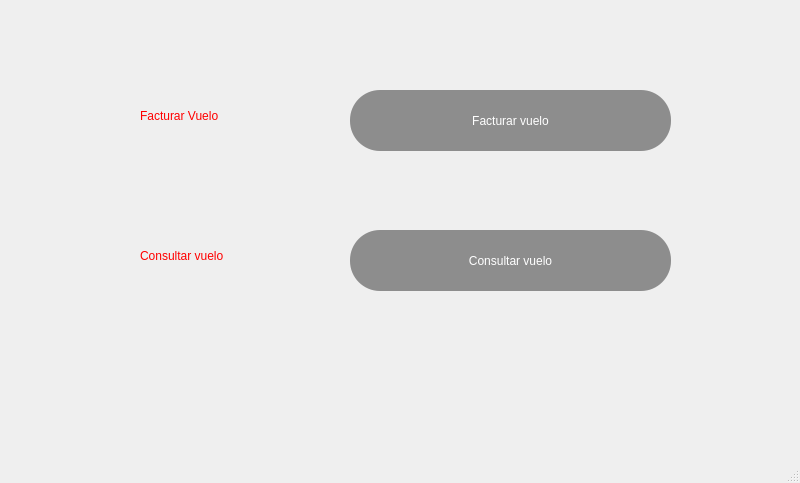
<?xml version="1.0" encoding="UTF-8"?>
<ui version="4.0">
 <class>MainWindow</class>
 <widget class="QMainWindow" name="MainWindow">
  <property name="geometry">
   <rect>
    <x>0</x>
    <y>0</y>
    <width>800</width>
    <height>483</height>
   </rect>
  </property>
  <property name="windowTitle">
   <string>MainWindow</string>
  </property>
  <widget class="QWidget" name="centralwidget">
   <widget class="QLabel" name="label_5">
    <property name="geometry">
     <rect>
      <x>140</x>
      <y>100</y>
      <width>211</width>
      <height>31</height>
     </rect>
    </property>
    <property name="styleSheet">
     <string notr="true">
font: 75 14pt &quot;MS Shell Dlg 2&quot;;
color: rgb(255, 0, 0);</string>
    </property>
    <property name="text">
     <string>Facturar Vuelo</string>
    </property>
   </widget>
   <widget class="QLabel" name="label_3">
    <property name="geometry">
     <rect>
      <x>140</x>
      <y>240</y>
      <width>211</width>
      <height>31</height>
     </rect>
    </property>
    <property name="styleSheet">
     <string notr="true">
font: 75 14pt &quot;MS Shell Dlg 2&quot;;
color: rgb(255, 0, 0);</string>
    </property>
    <property name="text">
     <string>Consultar vuelo</string>
    </property>
   </widget>
   <widget class="QPushButton" name="btn_factura_vuelo">
    <property name="geometry">
     <rect>
      <x>350</x>
      <y>90</y>
      <width>321</width>
      <height>61</height>
     </rect>
    </property>
    <property name="styleSheet">
     <string notr="true">QPushButton{
font: 90 20pt &quot;MS Shell Dlg 2&quot;;
  color:rgb(255, 255, 255);
  
	background-color: rgb(104, 127, 143);
border-radius:30px;
}
QPushButton:hover{
background-color: rgb(255, 0,0 );
	color:rgb(255, 255, 255);
}

QPushButton{

  color:rgb(255, 255, 255);
  
	
	background-color: rgb(141, 141, 141);
}
</string>
    </property>
    <property name="text">
     <string>Facturar vuelo</string>
    </property>
   </widget>
   <widget class="QPushButton" name="btn_consulta_vuelo">
    <property name="geometry">
     <rect>
      <x>350</x>
      <y>230</y>
      <width>321</width>
      <height>61</height>
     </rect>
    </property>
    <property name="styleSheet">
     <string notr="true">QPushButton{
font: 90 20pt &quot;MS Shell Dlg 2&quot;;
  color:rgb(255, 255, 255);
  
	background-color: rgb(104, 127, 143);
border-radius:30px;
}
QPushButton:hover{
background-color: rgb(255, 0,0 );
	color:rgb(255, 255, 255);
}

QPushButton{

  color:rgb(255, 255, 255);
  
	
	background-color: rgb(141, 141, 141);
}
</string>
    </property>
    <property name="text">
     <string>Consultar vuelo</string>
    </property>
   </widget>
  </widget>
  <widget class="QMenuBar" name="menubar">
   <property name="geometry">
    <rect>
     <x>0</x>
     <y>0</y>
     <width>800</width>
     <height>21</height>
    </rect>
   </property>
  </widget>
  <widget class="QStatusBar" name="statusbar"/>
 </widget>
 <resources/>
 <connections/>
</ui>
